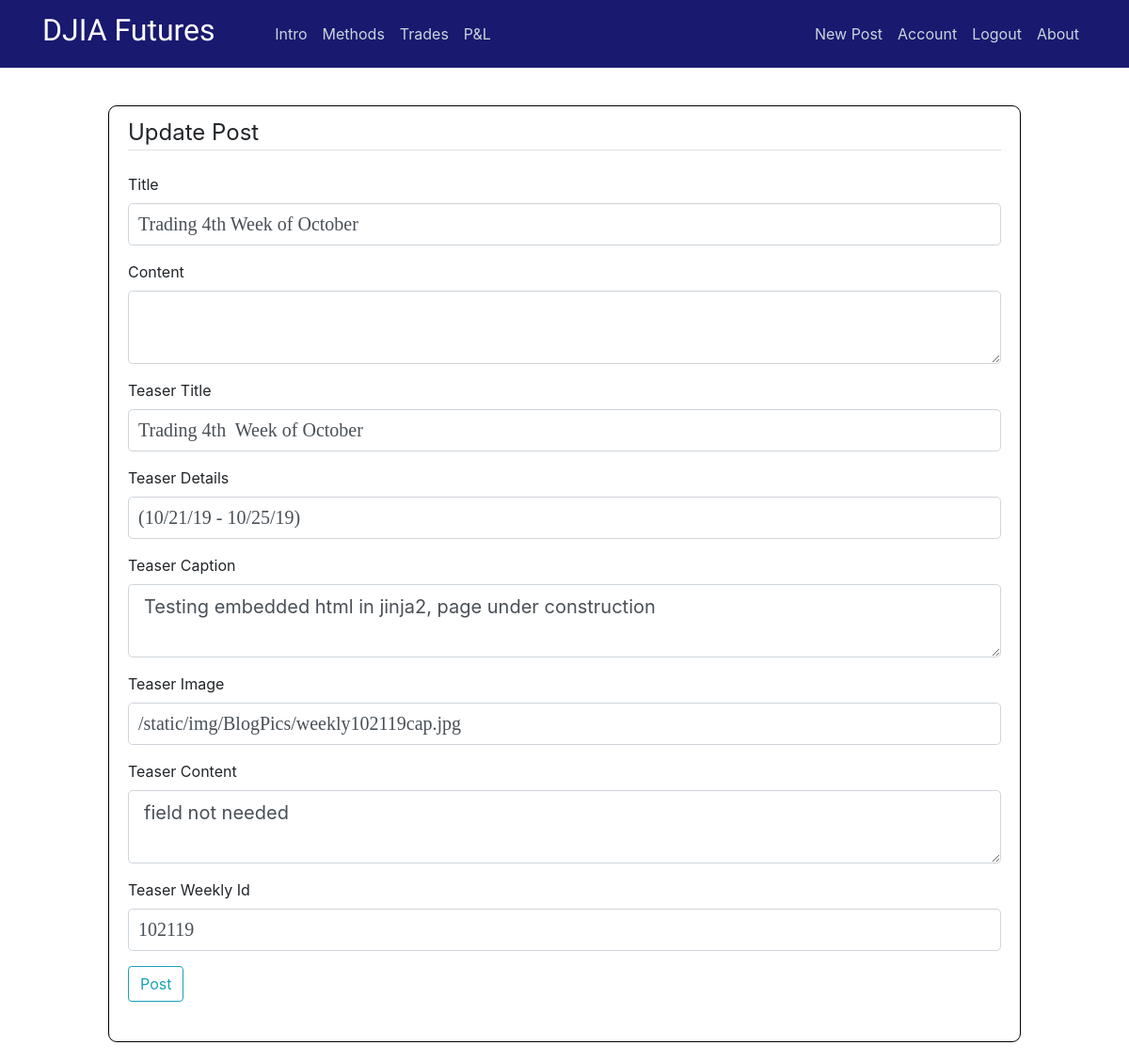
Page /post/28/update (signed in) on the committed database.
### flaskblog/models.py (models this page shows, shortened)
class Post(db.Model):
    id = db.Column(db.Integer, primary_key=True)
    title = db.Column(db.String(100), nullable=False)
    date_posted = db.Column(db.DateTime, nullable=False, default=datetime.utcnow)
    content = db.Column(db.Text, nullable=False)
    user_id = db.Column(db.Integer, db.ForeignKey('user.id'), nullable=False)
    teaser_title = db.Column(db.Text, nullable=True)
    teaser_details = db.Column(db.Text, nullable=True)
    teaser_caption = db.Column(db.Text, nullable=True)
    teaser_img = db.Column(db.Text, nullable=True)
    teaser_content = db.Column(db.Text, nullable=True)
    teaser_wkid = db.Column(db.Text, nullable=True)

### flaskblog/posts/routes.py (the view)
@posts.route("/post/<int:post_id>/update", methods=['GET', 'POST'])
@login_required
def update_post(post_id):
    post = Post.query.get_or_404(post_id)
    if post.author != current_user:
        abort(403)
    form = PostForm()
    if form.validate_on_submit():
        post.title = form.title.data
        post.content = form.content.data
        post.teaser_title = form.teaser_title.data
        post.teaser_details = form.teaser_details.data
        post.teaser_caption = form.teaser_caption.data
        post.teaser_img = form.teaser_img.data
        post.teaser_content = form.teaser_content.data
        post.teaser_wkid = form.teaser_wkid.data
        db.session.commit()
        flash('Your post has been updated!', 'success')
        return redirect(url_for('posts.post', post_id=post.id))
    elif request.method == 'GET':
        form.title.data = post.title
        form.content.data = post.content
        form.teaser_title.data = post.teaser_title
        form.teaser_details.data = post.teaser_details
        form.teaser_caption.data = post.teaser_caption
        form.teaser_img.data = post.teaser_img
        form.teaser_content.data = post.teaser_content
        form.teaser_wkid.data = post.teaser_wkid
    return render_template('create_post.html', title='Update Post',
                           form=form, legend='Update Post')

### flaskblog/posts/forms.py
class PostForm(FlaskForm):
    title = StringField('Title', validators=[DataRequired()])
    content = TextAreaField('Content', validators=[DataRequired()])
    submit = SubmitField('Post')
    teaser_title = StringField('Teaser Title', validators=[DataRequired()])
    teaser_details = StringField('Teaser Details', validators=[DataRequired()])
    teaser_caption = TextAreaField('Teaser Caption', validators=[DataRequired()] )
    teaser_img = StringField('Teaser Image', validators=[DataRequired()] )
    teaser_content = TextAreaField('Teaser Content', validators=[DataRequired()] )
    teaser_wkid = StringField('Teaser Weekly Id', validators=[DataRequired()])

### flaskblog/models.py (called while the page is built)
@login_manager.user_loader
def load_user(user_id):
    return User.query.get(int(user_id))

### flaskblog/templates/create_post.html (shortened to what this page needs)
{% extends "layout.html" %}
{% block content %}
<div class="content-section">
    <form method="POST" action="">
        <fieldset class="form-group">
            <legend class="border-bottom mb-4">{{ legend }}</legend>
            <div class="form-group">
                {{ form.title.label(class="form-control-label") }}
                {% if form.title.errors %}
                    {{ form.title(class="form-control form-control-lg is-invalid") }}
                    <div class="invalid-feedback">
                        {% for error in form.title.errors %}
                            <span>{{ error }}</span>
                        {% endfor %}
                    </div>
                {% else %}
                    {{ form.title(class="form-control form-control-lg") }}
                {% endif %}
            </div>
            <div class="form-group">
                {{ form.content.label(class="form-control-label") }}
                {% if form.content.errors %}
                    {{ form.content(class="form-control form-control-lg is-invalid") }}
                    <div class="invalid-feedback">
                        {% for error in form.content.errors %}
                            <span>{{ error }}</span>
                        {% endfor %}
                    </div>
                {% else %}
                    {{ form.content(class="form-control form-control-lg") }}
                {% endif %}
            </div>
            <div class="form-group">
                {{ form.teaser_title.label(class="form-control-label") }}
                {% if form.teaser_title.errors %}
                    {{ form.teaser_title(class="form-control form-control-lg is-invalid") }}
                    <div class="invalid-feedback">
                        {% for error in form.teaser_title.errors %}
                            <span>{{ error }}</span>
                        {% endfor %}
                    </div>
                {% else %}
                    {{ form.teaser_title(class="form-control form-control-lg") }}
                {% endif %}
            </div>
            <div class="form-group">
                {{ form.teaser_details.label(class="form-control-label") }}
                {% if form.teaser_details.errors %}
                    {{ form.teaser_details(class="form-control form-control-lg is-invalid") }}
                    <div class="invalid-feedback">
                        {% for error in form.teaser_details.errors %}
                            <span>{{ error }}</span>
                        {% endfor %}
                    </div>
                {% else %}
                    {{ form.teaser_details(class="form-control form-control-lg") }}
                {% endif %}
            </div>
            <div class="form-group">
                {{ form.teaser_caption.label(class="form-control-label") }}
                {% if form.teaser_caption.errors %}
                    {{ form.teaser_caption(class="form-control form-control-lg is-invalid") }}
                    <div class="invalid-feedback">
                        {% for error in form.teaser_caption.errors %}
                            <span>{{ error }}</span>
                        {% endfor %}
                    </div>
                {% else %}
                    {{ form.teaser_caption(class="form-control form-control-lg") }}
                {% endif %}
            </div>
            <div class="form-group">
                {{ form.teaser_img.label(class="form-control-label") }}
                {% if form.teaser_img.errors %}
                    {{ form.teaser_img(class="form-control form-control-lg is-invalid") }}
                    <div class="invalid-feedback">
                        {% for error in form.teaser_img.errors %}
                            <span>{{ error }}</span>
                        {% endfor %}
                    </div>
                {% else %}
                    {{ form.teaser_img(class="form-control form-control-lg") }}
                {% endif %}
            </div>
            <div  class="form-group">
                {{ form.teaser_content.label(class="form-control-label") }}
                {% if form.teaser_content.errors %}
                    {{ form.teaser_content(class="form-control form-control-lg is-invalid") }}
                    <div class="invalid-feedback">
                        {% for error in form.teaser_content.errors %}
                            <span>{{ error }}</span>
                        {% endfor %}
                    </div>
                {% else %}
                     {{ form.teaser_content(class="form-control form-control-lg") }}
                {% endif %}
            </div>
            <div class="form-group">
                {{ form.teaser_wkid.label(class="form-control-label") }}
                {% if form.teaser_wkid.errors %}
                    {{ form.teaser_wkid(class="form-control form-control-lg is-invalid") }}
                    <div class="invalid-feedback">
                        {% for error in form.teaser_wkid.errors %}
                            <span>{{ error }}</span>
                        {% endfor %}
                    </div>
                {% else %}
                    {{ form.teaser_wkid(class="form-control form-control-lg") }}
                {% endif %}
            </div>
            <div class="form-group">
                {{ form.submit(class="btn btn-outline-info" ) }}
            </div>
        </fieldset>
    </form>
</div>
{% endblock content %}

### flaskblog/static/main.css (style rules this page uses)
body { margin-top: 5rem; }
._backdrop { background: url(img/stocks.jpg) no-repeat center center fixed; -webkit-background-size: cover; -moz-background-size: cover; -o-background-size: cover; background-size: cover; }
.content-section { background: #ffffff; padding: 10px 20px; border: 1px solid #000000; border-radius: 9px; margin-bottom: 20px; }

### flaskblog/static/study.css (style rules this page uses)
input[type=text] { padding: 10px; font-family: Cambria, Georgia, serif; line-height: 1; }

### rows in the picture
Post: title "Trading 4th Week of October", teaser_title "Trading 4th Week of October", teaser_details "(10/21/19 - 10/25/19)", teaser_caption "Testing embedded html in jinja2, page under construction", teaser_img "/static/img/BlogPics/weekly102119cap.jpg", teaser_content "field not needed", teaser_wkid "102119"

### other values in the picture
{{ legend }} "Update Post"
